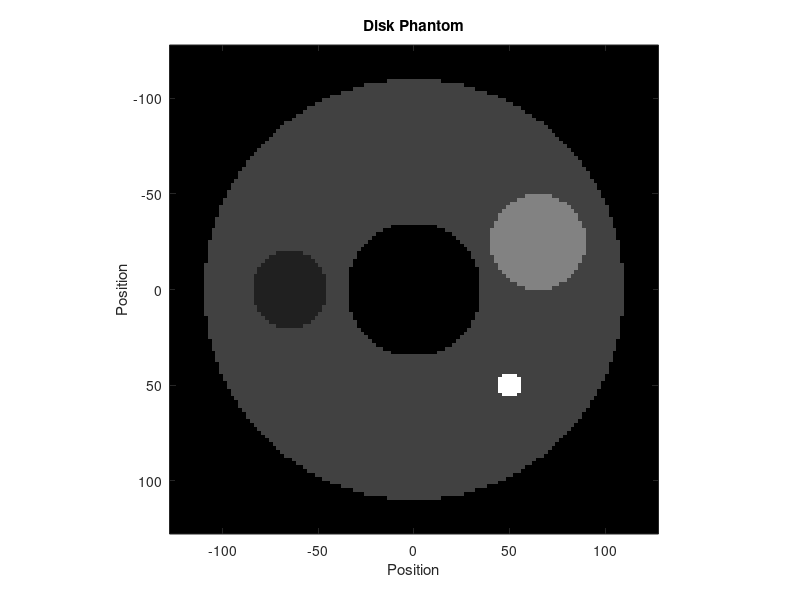
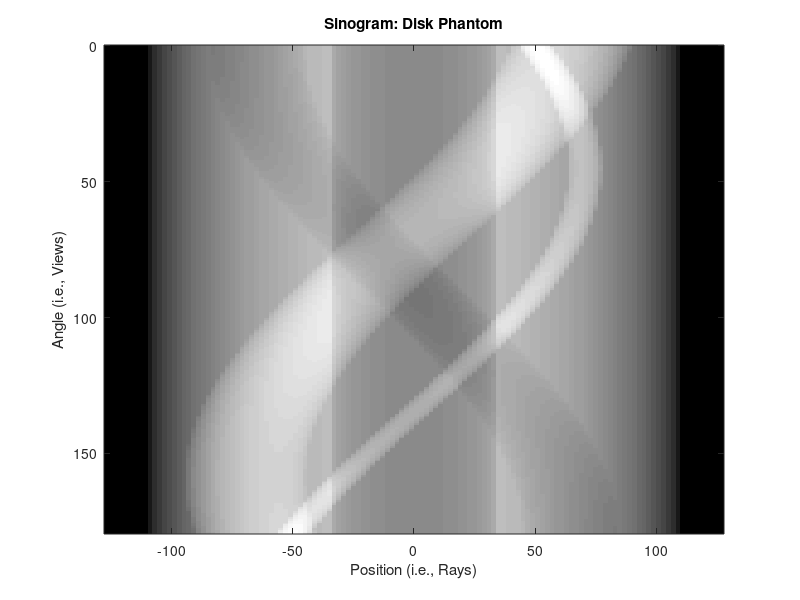

MATLAB code to generate these figures, in order:
%
%	CT project
%   This template is provided to guide you through the CT project
%
clear; close all;
clc;

%%%%%%%%%%%%%%%%%%%%%%%%%%%%%%%%%%%%%%%%%%%%%%%%%%%%%%%%%%%%%%%%%
%
%   QUESTION A-E - KNOWN OBJECT
%
%%%%%%%%%%%%%%%%%%%%%%%%%%%%%%%%%%%%%%%%%%%%%%%%%%%%%%%%%%%%%%%%%

load ('Data1_DiskPhantom');
load ('Data2_Sinogram1');
%--------------------------------------------------------
%	Geometry parameters
%--------------------------------------------------------
nr = 128;	dr = 2;		            % number of radial samples and ray spacing
na = nr*2;          	            % number of angular samples
r = dr * ([1:nr]'-(nr+1)/2);	    % radial sample positions
ang = [0:(na-1)]'/na * pi;          % angular sample positions
disp(sprintf('number of rays = %g', nr))
disp(sprintf('number of views = %g', na))

%--------------------------------------------------------
%	Image parameters: number of pixels, size, etc.
%--------------------------------------------------------
nx = 128; ny = 128;
dx = 2;		                        % 2 mm / pixel
x = dx * ([1:nx]'-(nx+1)/2);
y = -dx * ([1:ny]'-(ny+1)/2);
xx = x(:,ones(1,ny));
yy = y(:,ones(1,ny))';

%--------------------------------------------------------
% Image the Phantom & Sinogram
%--------------------------------------------------------
figure; imagesc(x, y, phantom');               % NOTE the transpose (') here and the x and y values
colormap('gray'); axis('square'); title('Disk Phantom');
xlabel('Position'); ylabel('Position');

figure; imagesc(r, ang/pi*180, sg1');     % NOTE the transpose (') here and the fact that angle is displayed in degrees
colormap('gray'); title('Sinogram: Disk Phantom');
xlabel('Position (i.e., Rays)'); ylabel('Angle (i.e., Views)');


%- START FROM HERE


%%
%%%%%%%%%%%%%%%%%%%%%%%%%%%%%%%%%%%%%%%%%%%%%%%%%%%%%%%%%%%%%%%%%
%
%   QUESTION F-H - MYSTERY OBJECT
%
%%%%%%%%%%%%%%%%%%%%%%%%%%%%%%%%%%%%%%%%%%%%%%%%%%%%%%%%%%%%%%%%%

load ('Data3_Sinogram2'); %  MISTERY SINOGRAM (sg2 has same format with sg1)
%- START FROM HERE
